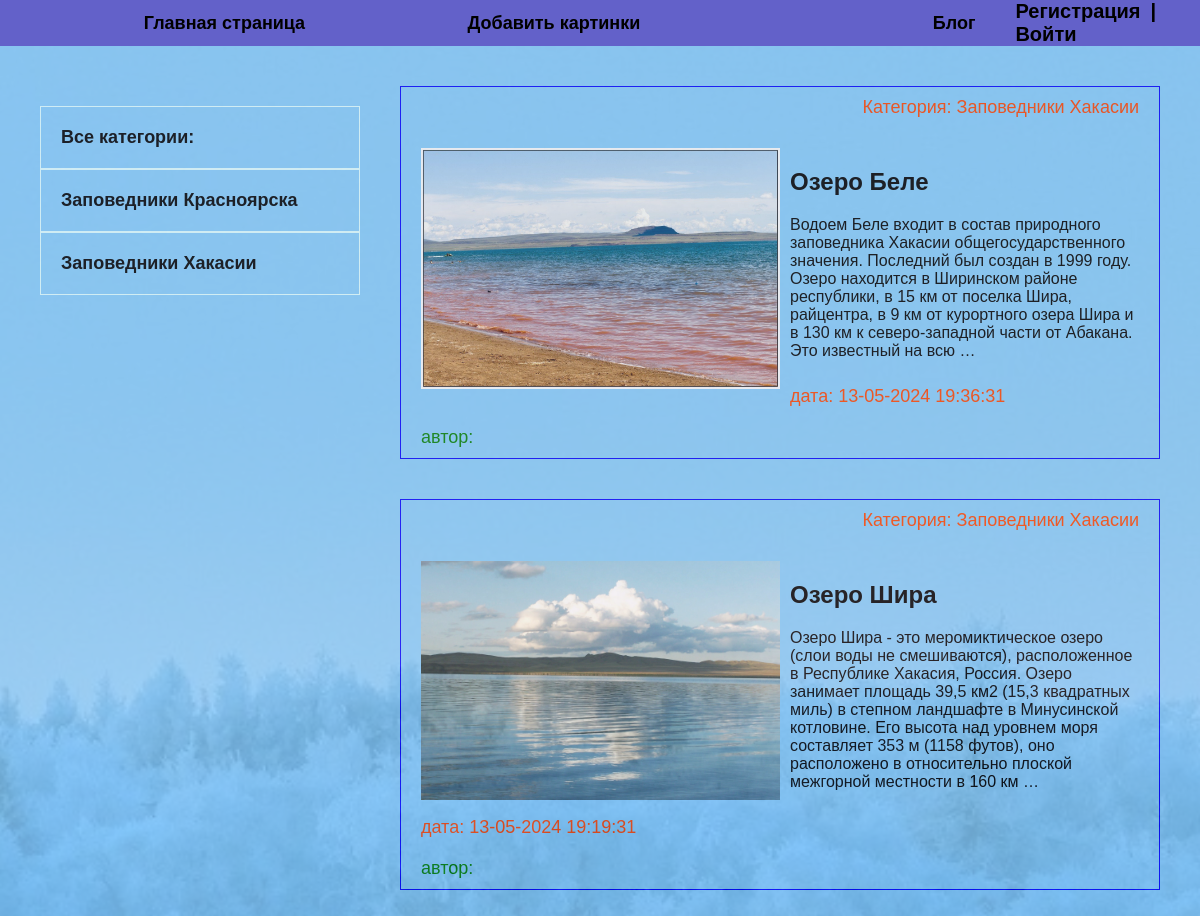
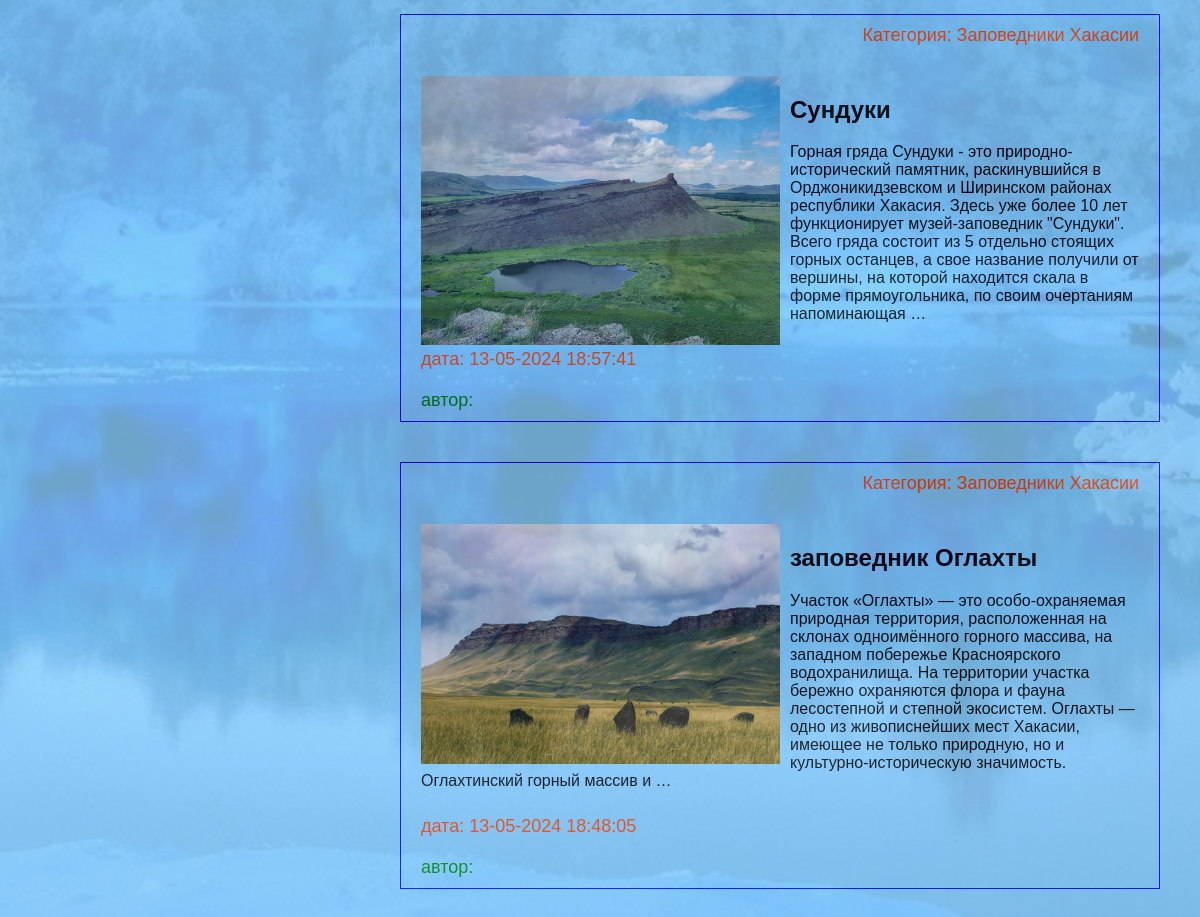
/category/zapovedniki-hakasii/, run on the app's committed database (2 pictures, top to bottom).
### blog/models.py (models this page shows, shortened)
class Category(models.Model):
    name = models.CharField(max_length=200, verbose_name="Категория")
    slug = models.SlugField(max_length=250, unique=True, verbose_name="URL")
    def __str__(self):
        return self.name
    def get_absolute_url(self):
        return reverse('category', kwargs={'cat_slug': self.slug})
    class Meta:
        verbose_name = 'категорию'
        verbose_name_plural = "Категории"

class Blog(models.Model):
    title = models.CharField(max_length=250, verbose_name="Название")
    slug = models.SlugField(max_length=260, unique=True, verbose_name="URL")
    body = models.TextField(blank=True, verbose_name="Контент")
    photo = models.ImageField(upload_to="photo/%Y/%m/%d/", blank=True, verbose_name="Фото")
    time_cre = models.DateTimeField(auto_now_add=True, verbose_name="Дата создания")
    time_up = models.DateTimeField(auto_now=True, verbose_name="Дата обновления")
    published = models.BooleanField(default=True, verbose_name="Публикация")
    cat = models.ForeignKey("Category", on_delete=models.PROTECT,
                            verbose_name="Категория")
    def get_absolute_url(self):
        return reverse('post', kwargs={'post_slug': self.slug})
    class Meta:
        verbose_name = 'новость'
        verbose_name_plural = "Новости"
        ordering = ['-time_cre']

### blog/views.py (the view)
# urls.py: path('category/<slug:cat_slug>/', BlogCategory.as_view(), name='category'),
class BlogCategory(DataMixin, ListView):
    model = Blog
    template_name = "blog/blog.html"
    context_object_name = 'posts'
    def get_queryset(self):
        return Blog.objects.filter(cat__slug=self.kwargs['cat_slug'], published=True).select_related('cat')
    def get_context_data(self, *, object_list=None, **kwargs):
        context = super().get_context_data(**kwargs)
        c = Category.objects.get(slug=self.kwargs['cat_slug'])
        c_def = self.get_user_context(title="Категория - " + str(c.name), cat_selected=c.pk)
        return dict(list(c_def.items()) + list(context.items()))

### blog/templatetags/blog_tags.py (called while the page is built)
@register.inclusion_tag('blog/list_cat.html')
def show_cat(sort=None, cat_sell=0):
    if not sort:
        cats = Category.objects.all
    else:
        cats = Category.objects.order_by(sort)
    return {'cats': cats, 'cat_selected': cat_sell}

### blog/utils.py (called while the page is built)
    def get_user_context(self, **kwargs):
        context = kwargs
        cats = Category.objects.all()
        user_menu = menu.copy()
        if not self.request.user.is_authenticated:
            user_menu.pop(1)
        context['menu'] = user_menu
        context['cat'] = cats
        if 'cat_selected' not in context:
            context['cat_selected'] = 0
        return context

### blog/templates/blog/blog.html
{% extends 'blog/base.html' %}
{% load static %}
{% block content %}
<ul>
    {% for p in posts %}
    <li>
        <p class="first">Категория: {{ p.cat }}</p>
        <div class="text">
            {% if p.photo %}
            <img class="img" src="{{ p.photo.url }}" alt="">
            {% endif %}
            <h2><a href="{{ p.get_absolute_url }}">{{p.title}}</a></h2>
            <p>{{ p.body|truncatewords:49.5 }}</p>
        </div>
        <p class="data">дата: {{ p.time_up|date:"d-m-Y H:i:s" }}</p>
        <p class="user">автор: {{ user.username }}</p>
    </li>
    {% endfor %}
</ul>
{% endblock %}

### blog/templates/blog/list_cat.html
{% for c in cats %}
    {% if c.pk == cat_selected %}
    <li class="selected">{{ c.name }}</li>
    {% else %}
    <li><a href="{{ c.get_absolute_url }}">{{ c.name }}</a></li>
    {% endif %}
{% endfor %}

### blog/static/css/style.css (style rules this page uses)
body { margin: 0; padding: 0; font-family: Verdana, Geneva, Tahoma, sans-serif; background: url(asz.jpg); background-repeat: no-repeat; background-size: cover; background-position: center; background-attachment: fixed; margin: 0; padding: 0; font-family: Verdana, Geneva, Tahoma, sans-serif; }
ul { list-style: none; margin: 0; padding: 0; }
a { color: black; text-decoration: none; padding: 10px; }
.first { flex-basis: 30%; text-align: right; }
.sidebar a { padding: 20px; display: block; border: 1px solid lightcyan; background: rgba(0, 0, 0, 0); font-weight: bold; font-size: 18px; }
.main li { border: 1px solid blue; margin-bottom: 40px; }
.first, .data { padding: 10px 20px; font-size: 18px; color: orangered; margin: 0; }
.user { padding: 10px 20px; font-size: 18px; color: green; margin: 0; }
.img { float: left; margin-right: 10px; max-width: 50%; }
.text { padding: 20px 20px 0; }
.text a { padding-left: 0; padding-top: 0; padding-bottom: 10px; padding: 0 0 10px 0; }

### data on the page
Category: name "Заповедники Красноярска"
Category: name "Заповедники Хакасии"
Blog: cat "Заповедники Хакасии", photo (picture), title "Озеро Беле", body "Водоем Беле входит в состав природного заповедника Хакасии общегосударственного значения. Последний был создан в 1999 году. Озеро находится в Ширинском районе республики, в 15 км от поселка Шира, райцентра, в 9 км от курортного озера Шира и в 130 км к северо-западной части от Абакана. Это известный на всю …", time_up "13-05-2024 19:36:31"
Blog: cat "Заповедники Хакасии", photo (picture), title "Озеро Шира", body "Озеро Шира - это меромиктическое озеро (слои воды не смешиваются), расположенное в Республике Хакасия, Россия. Озеро занимает площадь 39,5 км2 (15,3 квадратных миль) в степном ландшафте в Минусинской котловине. Его высота над уровнем моря составляет 353 м (1158 футов), оно расположено в относительно плоской межгорной местности в 160 км …", time_up "13-05-2024 19:19:31"
Blog: cat "Заповедники Хакасии", photo (picture), title "Сундуки", body "Горная гряда Сундуки - это природно-исторический памятник, раскинувшийся в Орджоникидзевском и Ширинском районах республики Хакасия. Здесь уже более 10 лет функционирует музей-заповедник \"Сундуки\". Всего гряда состоит из 5 отдельно стоящих горных останцев, а свое название получили от вершины, на которой находится скала в форме прямоугольника, по своим очертаниям напоминающая …", time_up "13-05-2024 18:57:41"
Blog: cat "Заповедники Хакасии", photo (picture), title "заповедник Оглахты", body "Участок «Оглахты» — это особо-охраняемая природная территория, расположенная на склонах одноимённого горного массива, на западном побережье Красноярского водохранилища. На территории участка бережно охраняются флора и фауна лесостепной и степной экосистем. Оглахты — одно из живописнейших мест Хакасии, имеющее не только природную, но и культурно-историческую значимость. Оглахтинский горный массив и …", time_up "13-05-2024 18:48:05"

### other printed values
{{ m.title }} "Главная страница" "Добавить картинки" "Блог"
